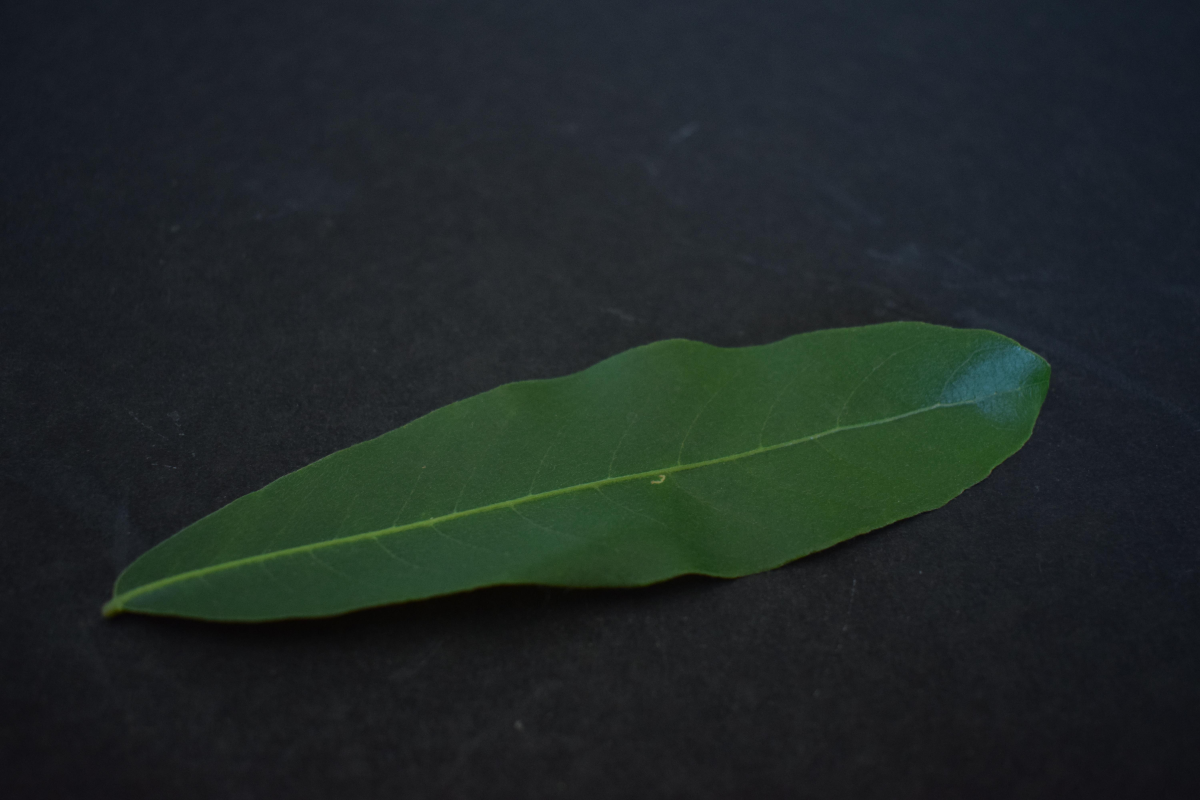
#> input picture test/img_test/arjun.jpeg, 6000 x 4000 px (shown at 1/5 size)
$ python -i rotateLeave.py   (imports and definitions only)
#> lines starting #> are read from the running program, lines starting #| are printed output that depends on the picture; after the words box and inside, x2 and y2 are one past the last pixel; in counts of white or black regions, pixels touching at a corner belong together
#> further down, picture is the input picture: shape (4000, 6000, 3); mean B, G, R 39.2, 39.8, 31.9
import cv2
import numpy as np

def _get_leaf_mask(img_np: np.ndarray) -> np.ndarray:
    """
    Tạo mask nhị phân tách lá khỏi nền.
    Ưu tiên: HSV green mask → GrabCut → Otsu auto-invert fallback
    """
    h, w = img_np.shape[:2]

    # --- Bước 1: HSV green mask (phát hiện vùng xanh lá) ---
    hsv = cv2.cvtColor(img_np, cv2.COLOR_BGR2HSV)
#> hsv: shape (4000, 6000, 3); mean H, S, V 99.6, 67.6, 44.6
    # Xanh lá cây (hue 35–85), bao phủ cả lá xanh đậm/nhạt
    lower_green = np.array([25, 20, 20])
    upper_green = np.array([95, 255, 255])
    green_mask = cv2.inRange(hsv, lower_green, upper_green)
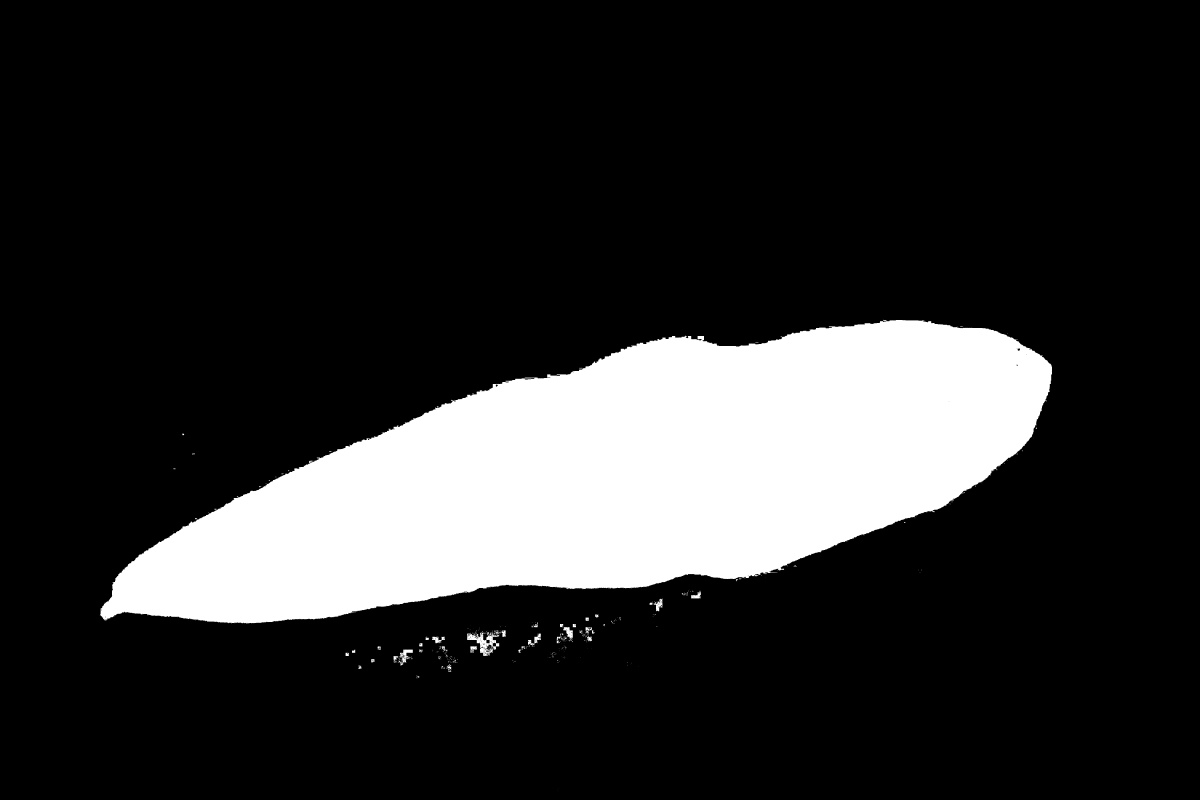
#> green_mask: shape (4000, 6000) (shown at 1/5 size); 17.5% white; 507 white regions (418 under 20 px), largest, box (x1, y1, x2, y2) and area: (500, 1600, 5260, 3118) 4166034, (2336, 3152, 2496, 3280) 7189, (1989, 3248, 2064, 3327) 2076

    # Morphological closing để lấp lỗ bên trong lá
    kernel = cv2.getStructuringElement(cv2.MORPH_ELLIPSE, (25, 25))
    green_mask = cv2.morphologyEx(green_mask, cv2.MORPH_CLOSE, kernel)
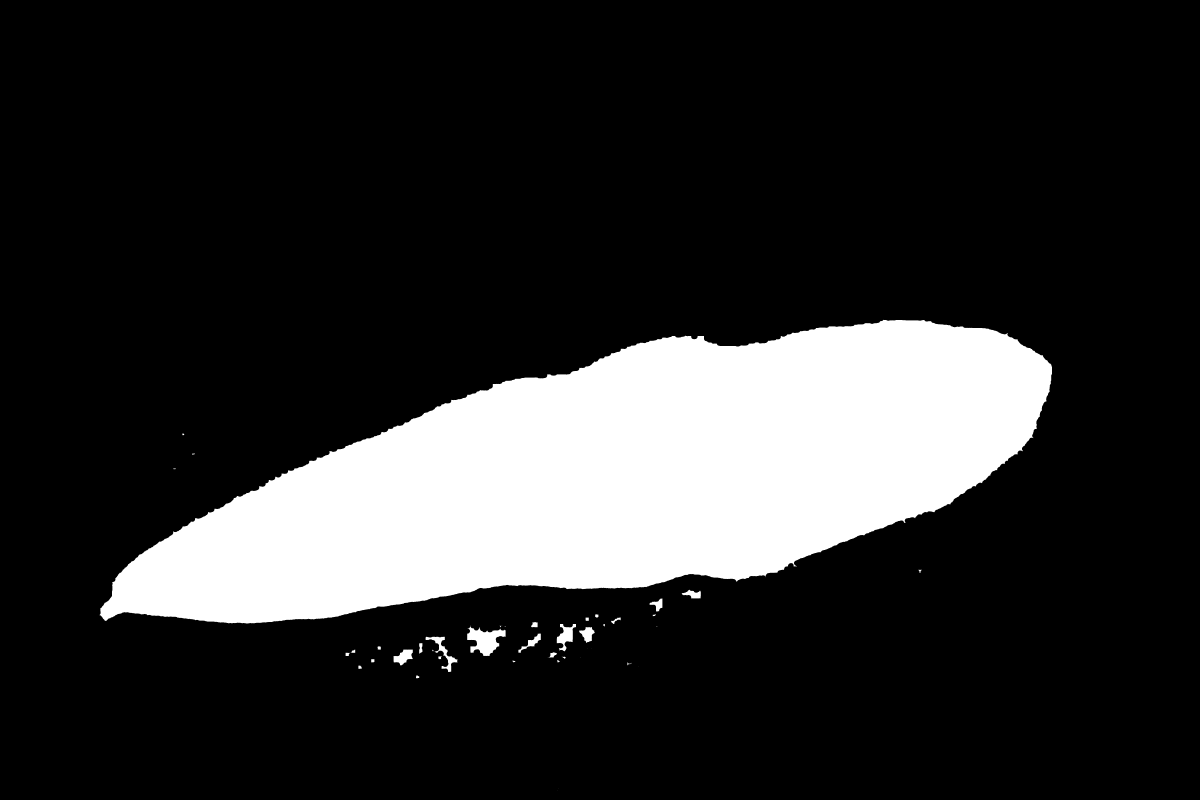
#> green_mask: shape (4000, 6000) (shown at 1/5 size); 17.6% white; 47 white regions (13 under 20 px), largest, box (x1, y1, x2, y2) and area: (497, 1599, 5260, 3118) 4181710, (2336, 3127, 2528, 3280) 15724, (2784, 3120, 2880, 3257) 6130
    green_mask = cv2.morphologyEx(green_mask, cv2.MORPH_OPEN, kernel)
#> green_mask: shape (4000, 6000); 17.6% white; 12 white regions

    # Tính tỉ lệ vùng xanh phát hiện được
    green_ratio = np.sum(green_mask == 255) / green_mask.size
#> green_ratio = 0.176

    if green_ratio > 0.05:
        # HSV đủ tốt → dùng luôn
        return green_mask

    # --- Bước 2: GrabCut với ROI trung tâm (fallback khi lá không xanh rõ) ---
    mask_gc = np.zeros((h, w), np.uint8)
    margin_x, margin_y = int(w * 0.1), int(h * 0.1)
    rect_gc = (margin_x, margin_y, w - 2 * margin_x, h - 2 * margin_y)
    bgd_model = np.zeros((1, 65), np.float64)
    fgd_model = np.zeros((1, 65), np.float64)
    try:
        cv2.grabCut(img_np, mask_gc, rect_gc, bgd_model, fgd_model, 5, cv2.GC_INIT_WITH_RECT)
        grabcut_mask = np.where((mask_gc == cv2.GC_FGD) | (mask_gc == cv2.GC_PR_FGD), 255, 0).astype(np.uint8)
        if np.sum(grabcut_mask == 255) / grabcut_mask.size > 0.05:
            kernel2 = cv2.getStructuringElement(cv2.MORPH_ELLIPSE, (15, 15))
            grabcut_mask = cv2.morphologyEx(grabcut_mask, cv2.MORPH_CLOSE, kernel2)
            return grabcut_mask
    except Exception:
        pass

    # --- Bước 3: Otsu fallback với auto-invert ---
    gray = cv2.cvtColor(img_np, cv2.COLOR_BGR2GRAY)
    blurred = cv2.GaussianBlur(gray, (5, 5), 0)
    _, thresh = cv2.threshold(blurred, 0, 255, cv2.THRESH_BINARY + cv2.THRESH_OTSU)
    white_ratio = np.sum(thresh == 255) / thresh.size
    if white_ratio > 0.5:
        thresh = cv2.bitwise_not(thresh)
    kernel3 = cv2.getStructuringElement(cv2.MORPH_ELLIPSE, (15, 15))
    thresh = cv2.morphologyEx(thresh, cv2.MORPH_CLOSE, kernel3)
    return thresh


def rotate_leave(img_np: np.ndarray) -> np.ndarray:
    """Tách nền để xoay vật thể (lá) vào ảnh mới theo trục dọc lá."""
    thresh = _get_leaf_mask(img_np)

    contours, _ = cv2.findContours(thresh, cv2.RETR_EXTERNAL, cv2.CHAIN_APPROX_SIMPLE)
#> contours = 12 contours; largest, box (x1, y1, x2, y2) and area: (502, 1600, 5260, 3118) 4174045, (2336, 3144, 2528, 3280) 13996, (2784, 3136, 2864, 3219) 4488, (1968, 3248, 2061, 3322) 4034, (2908, 3136, 2969, 3210) 2952
    if not contours:
        return img_np  # fallback: không tìm được contour

    # Tìm contour lớn nhất (= lá)
    largest_contour = max(contours, key=cv2.contourArea)
#> largest_contour = contour of 4754 points, box (x1, y1, x2, y2) (502, 1600, 5260, 3118), area 4174045
    rect = cv2.minAreaRect(largest_contour)
#> rect = ((2871, 2350.8), (4850.6, 1245.3), -5.26)

    box_point_rect = cv2.boxPoints(rect)
#> box_point_rect = [[513, 3193.1], [398.8, 1953.1], [5229, 1508.4], [5343.2, 2748.4]]
    box_point_rect = np.intp(box_point_rect)
#> box_point_rect = [[512, 3193], [398, 1953], [5229, 1508], [5343, 2748]]

    # Vẽ bounding box lên ảnh (để debug)
    cv2.drawContours(img_np, [box_point_rect], 0, (0, 255, 0), 2)

    width = int(rect[1][0])
#> width = 4850
    height = int(rect[1][1])
#> height = 1245

    if width == 0 or height == 0:
        return img_np

    src_pts = box_point_rect.astype("float32")
#> src_pts has the same summary as box_point_rect
    dst_pts = np.array([[0, height - 1],
                        [0, 0],
                        [width - 1, 0],
                        [width - 1, height - 1]], dtype="float32")
#> dst_pts = [[0, 1244], [0, 0], [4849, 0], [4849, 1244]]
    M = cv2.getPerspectiveTransform(src_pts, dst_pts)
#> M = [[0.995, -0.0915, -217.4], [0.0916, 0.995, -1979.3], [4.7e-20, -1.06e-19, 1]]
    warped = cv2.warpPerspective(img_np, M, (width, height))
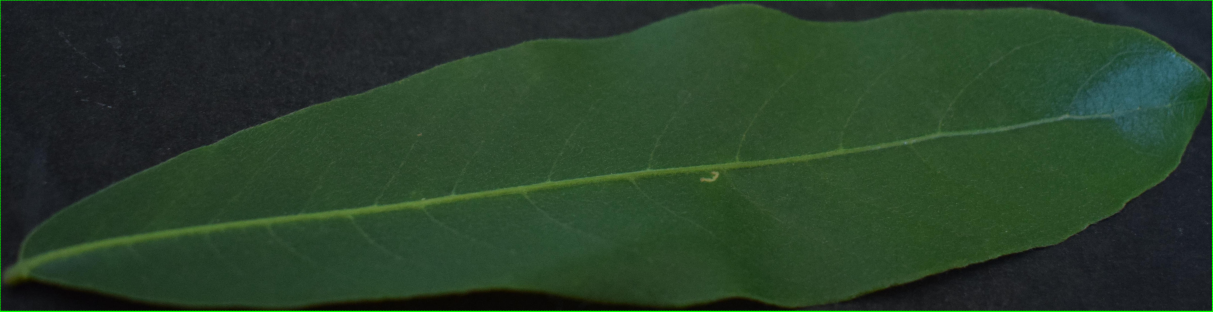
#> warped: shape (1245, 4850, 3) (shown at 1/4 size); mean B, G, R 41.6, 62.6, 40.1

    # Đảm bảo ảnh luôn nằm ngang (landscape: width >= height)
    if warped.shape[0] > warped.shape[1]:
        warped = cv2.rotate(warped, cv2.ROTATE_90_CLOCKWISE)

    return warped

# [49 lines left out: functions ensure_rgb, largest_leaf_mask, clean_binary_mask, crop_leaf_region, not called in this run]

>>> import cv2
>>> picture = cv2.imread('../../test/img_test/arjun.jpeg')
>>> result = rotate_leave(picture)

$ run again, on test/img_test/img123.jpeg
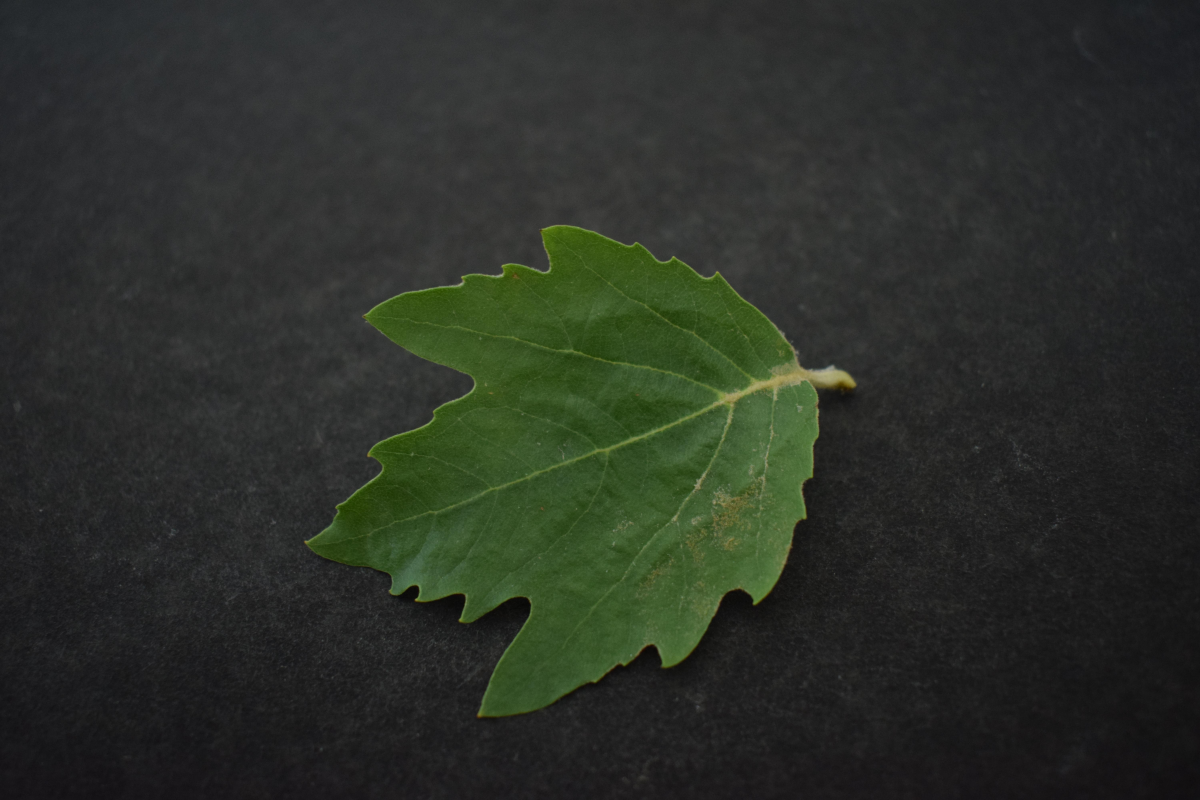
#> input picture test/img_test/img123.jpeg, 6000 x 4000 px (shown at 1/5 size)
#> picture is the input picture: shape (4000, 6000, 3); mean B, G, R 40.4, 48, 43.2
#> hsv: shape (4000, 6000, 3); mean H, S, V 56.3, 31.6, 48.6
#> in _get_leaf_mask, `green_mask = cv2.morphologyEx(green_mask, cv2.MORPH_OPEN, kernel)`:
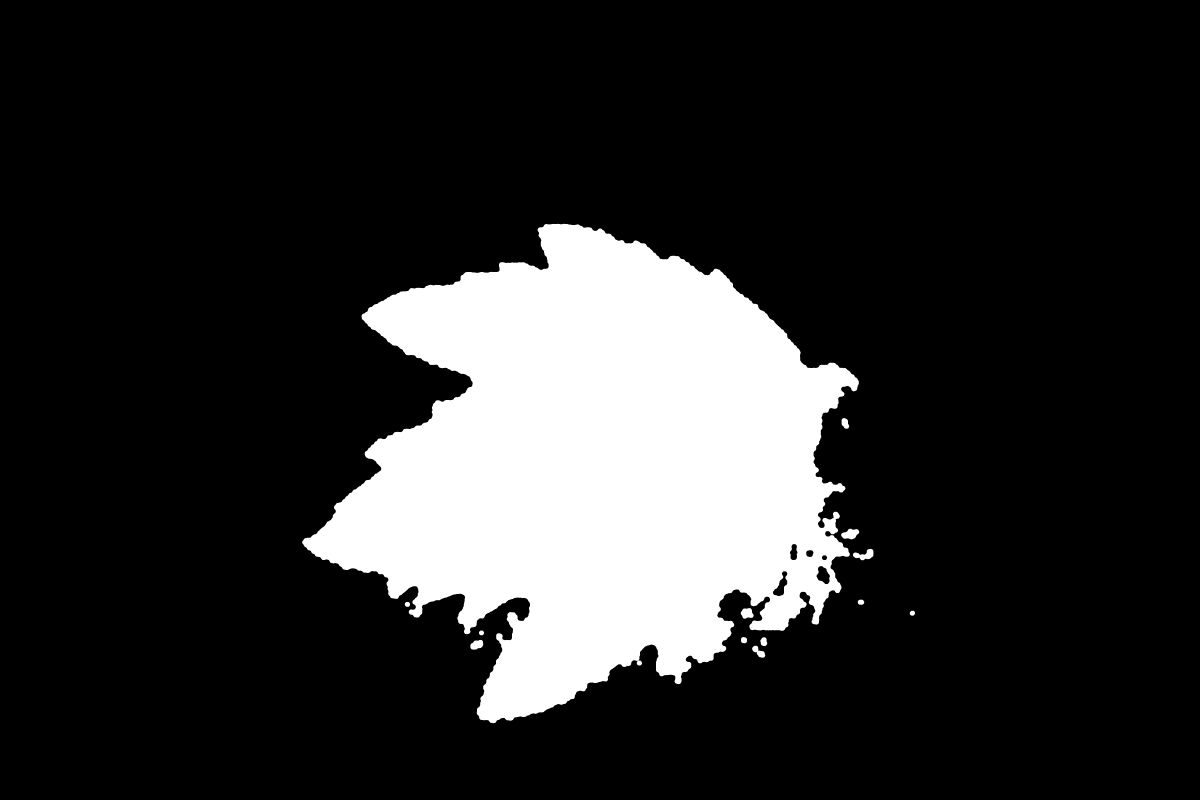
#> green_mask: shape (4000, 6000) (shown at 1/5 size); 17.4% white; 13 white regions
#> green_ratio = 0.174
#> contours = 13 contours; largest, box (x1, y1, x2, y2) and area: (1511, 1119, 4294, 3616) 4154164, (4206, 2643, 4296, 2697) 3128, (4265, 2744, 4367, 2802) 3000, (3704, 3040, 3768, 3094) 2449, (2352, 3199, 2416, 3248) 2248
#> largest_contour = contour of 6593 points, box (x1, y1, x2, y2) (1511, 1119, 4294, 3616), area 4154164
#> rect = ((2960, 2438.6), (2529.2, 2666.1), -75.29)
#> in rotate_leave, `box_point_rect = cv2.boxPoints(rect)`: box_point_rect = [[3928.1, 4000.4], [1349.4, 3323.2], [1991.8, 876.9], [4570.5, 1554.1]]
#> in rotate_leave, `box_point_rect = np.intp(box_point_rect)`: box_point_rect = [[3928, 4000], [1349, 3323], [1991, 876], [4570, 1554]]
#> width = 2529
#> height = 2666
#> src_pts has the same summary as box_point_rect
#> dst_pts = [[0, 2665], [0, 0], [2528, 0], [2528, 2665]]
#> M = [[0.254, -0.966, 2868.6], [0.966, 0.253, -2145.3], [-1.29e-07, -7.28e-08, 1]]
#> in rotate_leave, `warped = cv2.rotate(warped, cv2.ROTATE_90_CLOCKWISE)`:
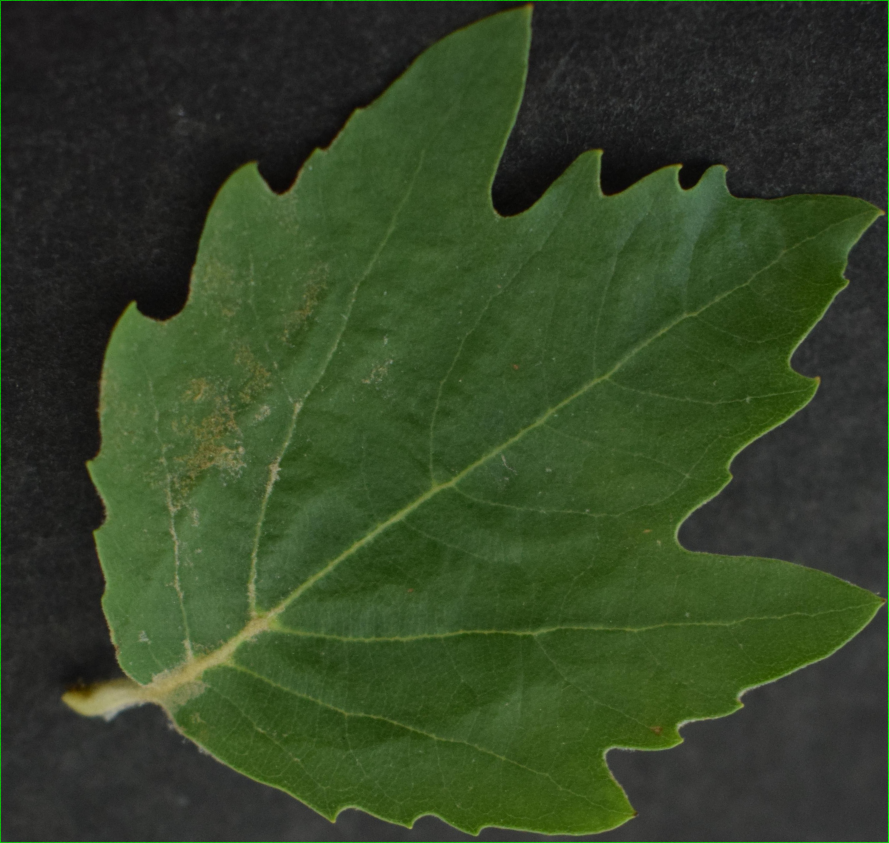
#> warped: shape (2529, 2666, 3) (shown at 1/3 size); mean B, G, R 39.3, 68.2, 52.1
